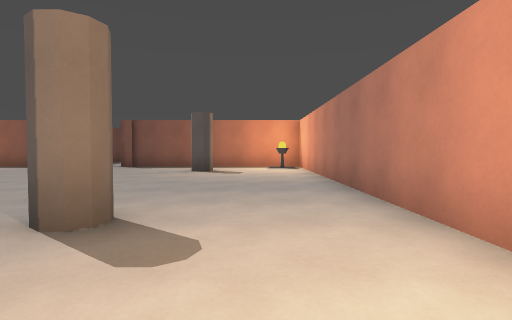
view 1 (above)

22 first-person views from a walk through a 3-D level made in the Godot game engine. The camera is 1.2 m above the floor, tilts 2° down and sees 80° across. The floor is counted in squares, 2 m on a side. Each view is taken from the middle of a square. On the plan, view 1 faces up. The plan holds only what a view shows up to about 9 squares ahead; the rest is blank.

view 2
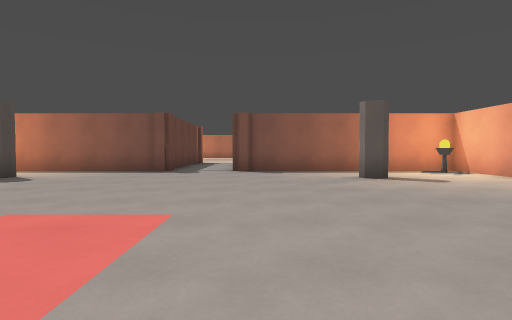

view 3
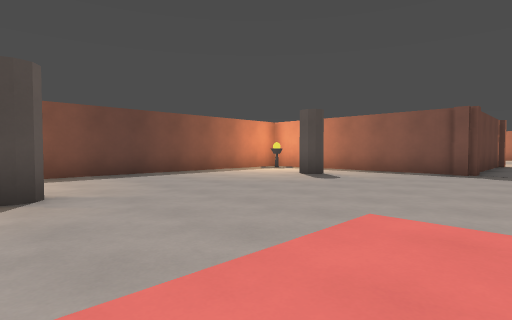

view 4
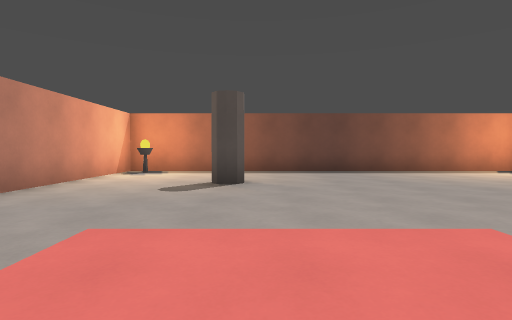

view 5
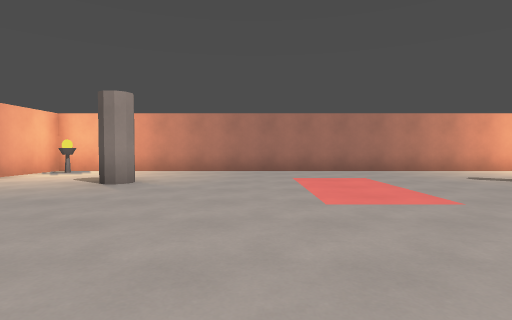

view 6
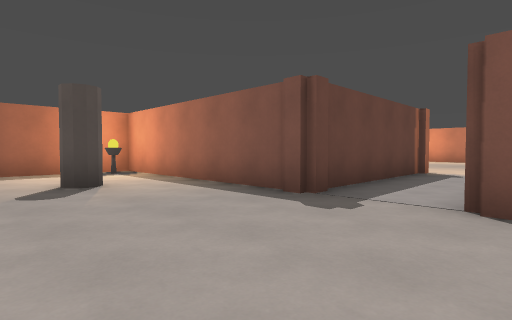

view 7
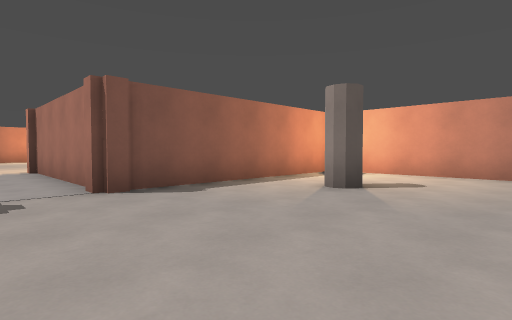

view 8
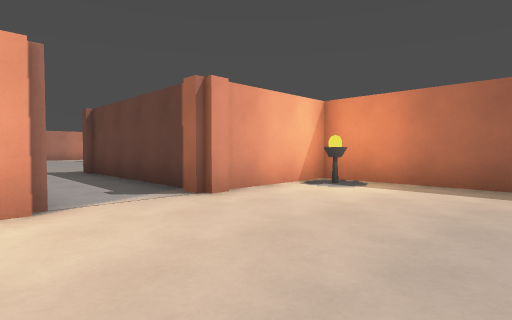

view 9
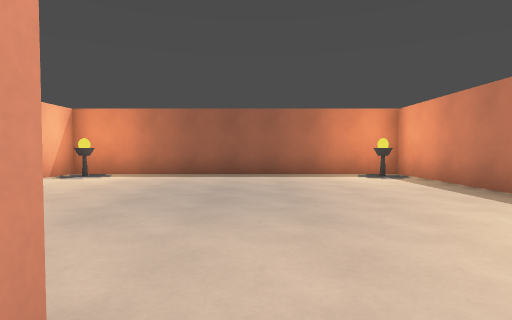

view 10
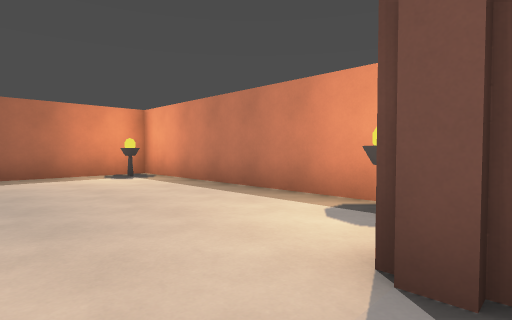

view 11
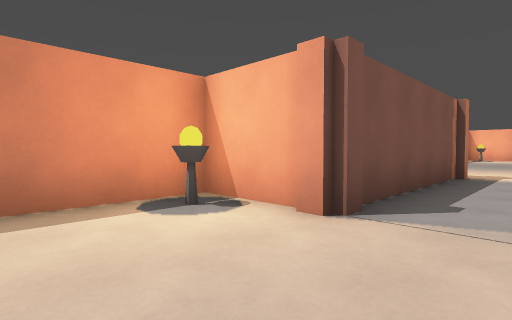

view 12
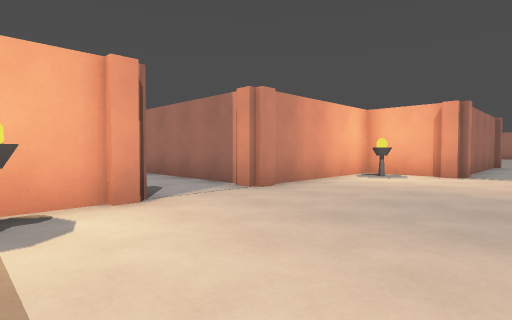

view 13
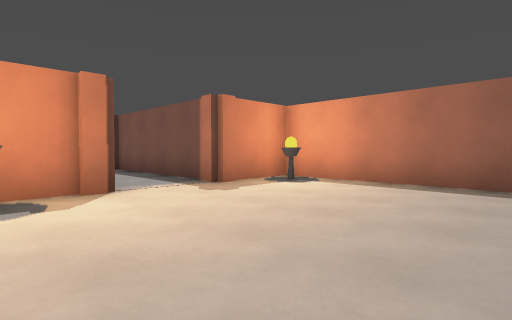

view 14
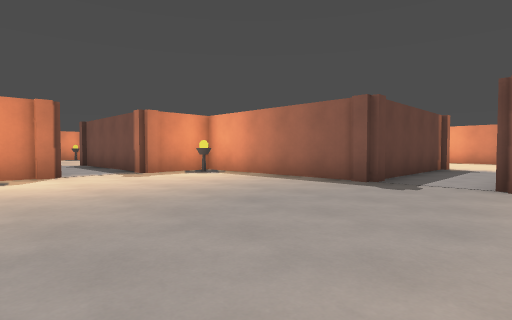

view 15
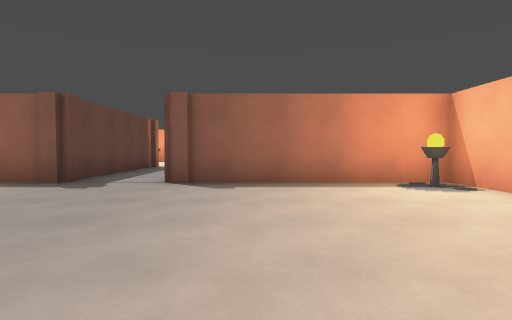

view 16
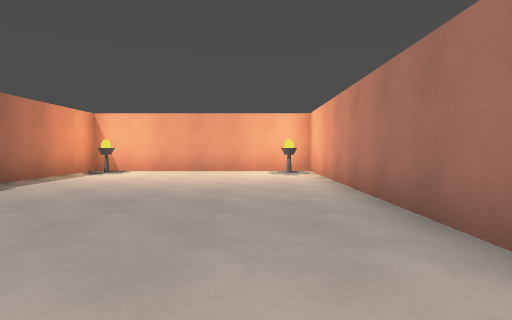

view 17
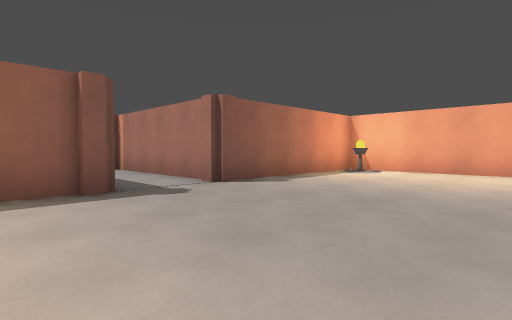

view 18
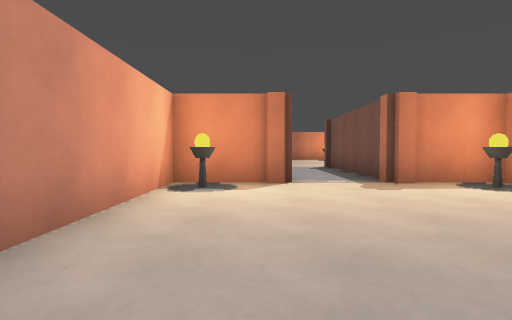

view 19
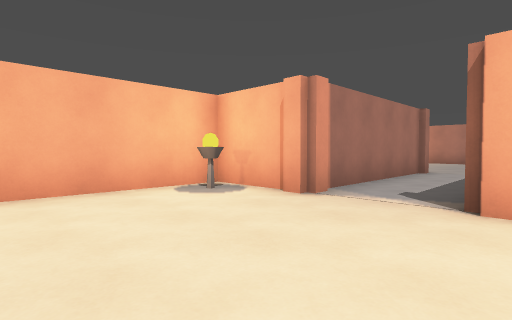

view 20
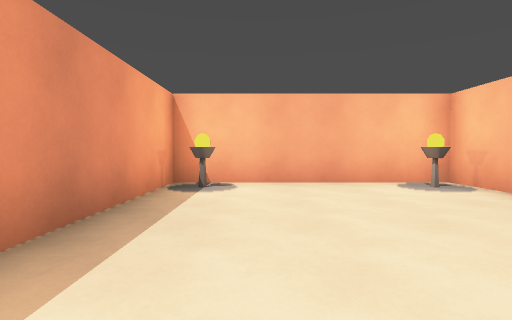

view 21
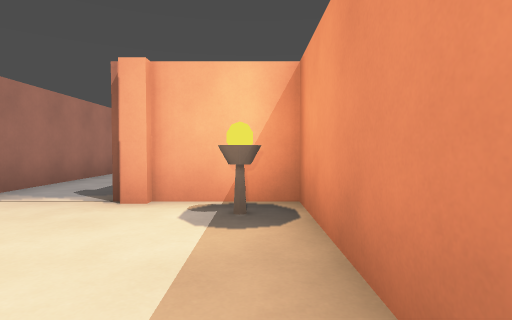

view 22
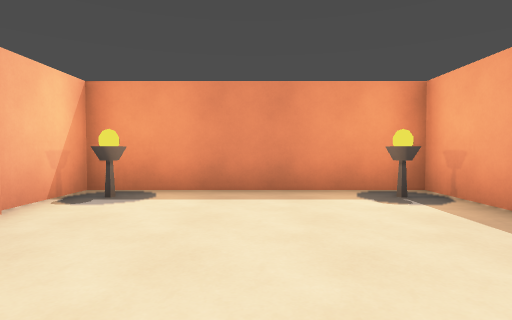

### Floor plan
Points are (right, up) in squares from view 1. A wall is a line through its corners. A room is listed if a view was taken in it or the views show most of it. See-through windows are left out.
Room 1 (views 1, 2, 3, 4, 5, 6, 7)
walls: (-4.5, 10.2) (-4.5, 15.8); (-6.2, 10.5) (-12.5, 10.5) (-12.5, -0.5) (1.5, -0.5) (1.5, 10.5) (-4.8, 10.5); (-6.5, 15.8) (-6.5, 10.2)
ways out: opening at (-5.5, 15.5) to room 2
objects: other object (-12, 0); other object (-12, 10); pillar (-10, 2) to (-9, 3); pillar (-10, 8) to (-9, 9); pillar (-2, 2) to (-1, 3); pillar (-2, 8) to (-1, 9); other object (1, 0); other object (1, 10)
Room 2 (views 8, 11, 12)
walls: (-2.5, 21.4) (-2.5, 23.5) (-9.5, 23.5) (-9.5, 15.5) (-6.2, 15.5); (-4.8, 15.5) (-2.5, 15.5) (-2.5, 19.7)
ways out: opening at (-5.5, 15.5) to room 1; opening at (-3, 20.5) to room 3
objects: cylinder (-9, 16); other object (-9, 23); other object (-3, 16); cylinder (-3, 23)
Room 3 (views 9, 10, 13, 14, 15, 16, 17, 18)
walls: (7.8, 23.5) (2.5, 23.5) (2.5, 21.4) (-2.5, 21.4); (9.5, 23.2) (9.5, 28.8); (7.8, 17.5) (14.5, 17.5) (14.5, 23.5) (9.2, 23.5); (2.5, 19.8) (2.5, 17.5) (6.2, 17.5); (7.5, 28.5) (7.5, 23.2); (-2.5, 19.7) (1.5, 19.7)
ways out: opening at (-3, 20.5) to room 2; opening at (8.5, 28.5) to room 4
objects: cylinder (3, 18); cylinder (3, 23); other object (14, 18); cylinder (14, 23)
Room 4 (views 19, 20, 21, 22)
walls: (9.2, 28.5) (11.5, 28.5) (11.5, 33.5) (5.5, 33.5) (5.5, 28.5) (7.5, 28.5)
ways out: opening at (8.5, 28.5) to room 3
objects: cylinder (6, 29); cylinder (6, 33); cylinder (11, 29); cylinder (11, 33)

Positions as (right, up) in squares from view 1, and headings:
1: (0, 0), facing up
2: (-4, 2), facing up
3: (-5, 2), facing up-left
4: (-4, 3), facing left
5: (-4, 8), facing down
6: (-4, 7), facing up-left
7: (-6, 6), facing up-right
8: (-4, 19), facing down-left
9: (-2, 20), facing left
10: (-2, 20), facing up-left
11: (-5, 20), facing up-right
12: (-6, 23), facing down-right
13: (7, 18), facing up-left
14: (10, 18), facing up-left
15: (11, 18), facing up
16: (6, 19), facing right
17: (6, 19), facing up-right
18: (8, 19), facing left
19: (7, 32), facing down-right
20: (6, 32), facing right
21: (6, 32), facing down
22: (10, 31), facing left
